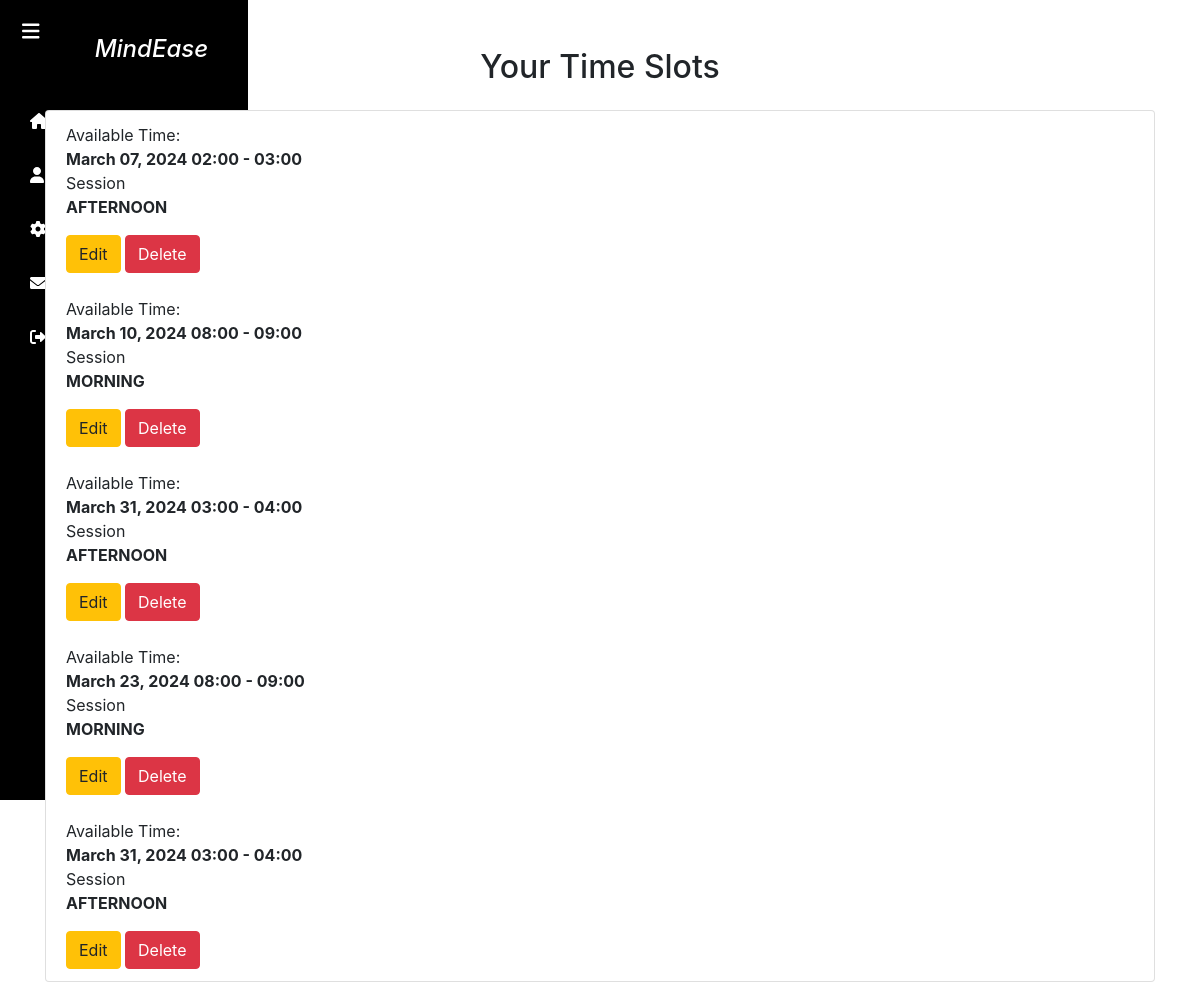
The page /new_view_time_slots/ (signed in) on the database as committed earlier.
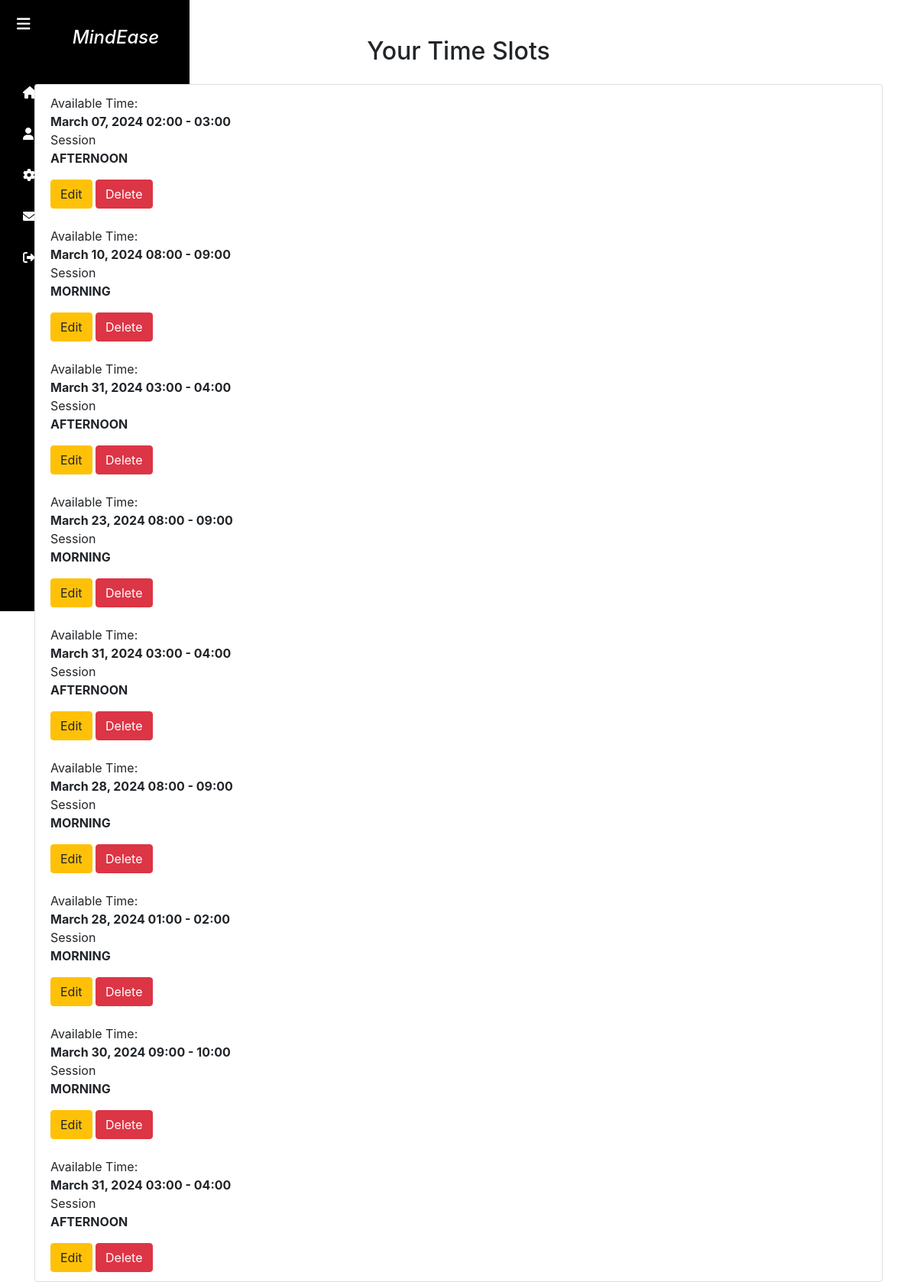
The same page on the database as committed later.
### app1/models.py (models this page shows, shortened)
class TimeSlot(models.Model):
    class SessionType(models.TextChoices):
        MORNING = "MORNING", "Morning Session"
        AFTERNOON = "AFTERNOON", "Afternoon Session"
    TIME_SLOTS = [
        ("8-9", "8:00 AM - 9:00 AM"),
        ("9-10", "9:00 AM - 10:00 AM"),
        ("10-11", "10:00 AM - 11:00 AM"),
        ("12-1", "12:00 PM - 1:00 PM"),
        ("1-2", "1:00 PM - 2:00 PM"),
        ("2-3", "2:00 PM - 3:00 PM"),
        ("3-4", "3:00 PM - 4:00 PM"),
    ]
    therapist = models.ForeignKey(User, on_delete=models.CASCADE, related_name='available_time_slots')
    time_slot = models.CharField(max_length=5, choices=TIME_SLOTS, null=True)
    start_time = models.DateTimeField()
    end_time = models.DateTimeField()
    session_type = models.CharField(max_length=50, choices=SessionType.choices, null=True)
    is_booked = models.BooleanField(default=False)

### app1/views.py (the view)
# urls.py: path('new_view_time_slots/', views.new_view_time_slots, name='new_view_time_slots'),
@login_required
def new_view_time_slots(request):
    if request.user.role != 'THERAPIST':
        return redirect('home')  # Redirect to the home page if the user is not a therapist
    time_slots = TimeSlot.objects.filter(therapist=request.user)
    selected_time_slot_id = request.GET.get('selected_time_slot_id')  # Get the selected time slot ID from the query parameters
    selected_time_slot = None
    if selected_time_slot_id:
        try:
            selected_time_slot = TimeSlot.objects.get(id=selected_time_slot_id, therapist=request.user)
        except TimeSlot.DoesNotExist:
            selected_time_slot = None
    return render(request, 'new_view_time_slots.html', {'time_slots': time_slots, 'selected_time_slot': selected_time_slot})

### templates/new_view_time_slots.html (shortened to what this page needs)
<!DOCTYPE html>
<html lang="en">
<head>
  <link href="https://cdn.jsdelivr.net/npm/bootstrap@5.3.0/dist/css/bootstrap.min.css" rel="stylesheet">
  <link href="https://cdnjs.cloudflare.com/ajax/libs/font-awesome/6.0.0/css/all.min.css" rel="stylesheet">
</head>
<body>
  <div class="wrapper">
    <nav id="sidebar">
      <div class="sidebar-header">
        <strong><i><h3 id="brand">&nbsp;&nbsp;&nbsp;&nbsp;&nbsp;&nbsp;&nbsp;MindEase</h3></i></strong>
      </div>
      <div id="sidebar-content">
        <ul class="list-unstyled components">
          <li>
            <a href="/Tdash" class="sidebar-link">
              <i class="fas fa-home"></i> <span class="sidebar-content-text">Home</span>
            </a>
          </li>
          <li>
            <a href="#" class="sidebar-link">
              <i class="fas fa-user"></i> <span class="sidebar-content-text">Profile</span>
            </a>
          </li>
          <li>
            <a href="#" class="sidebar-link">
              <i class="fas fa-cog"></i> <span class="sidebar-content-text">Settings</span>
            </a>
          </li>
          <li>
            <a href="#" class="sidebar-link">
              <i class="fas fa-envelope"></i> <span class="sidebar-content-text">Messages</span>
            </a>
          </li>
          <li>
            <a href="{% url 'logout' %}" class="sidebar-link">
              <i class="fas fa-sign-out-alt"></i> <span class="sidebar-content-text">Logout</span>
            </a>
          </li>
        </ul>
      </div>
      <button type="button" id="sidebarCollapse" class="btn btn-dark">
        <i class="fas fa-bars"></i>
      </button>
    </nav>
<!DOCTYPE html>
<html lang="en">
<head>
    <link rel="stylesheet" href="https://stackpath.bootstrapcdn.com/bootstrap/4.3.1/css/bootstrap.min.css">
</head>
<body>
    <div class="container mt-5">
        <h2 class="text-center mb-4">Your Time Slots</h2>
        <div class="list-group">
            {% for time_slot in time_slots %}
                <div id="timeSlot{{ time_slot.id }}" class="list-group-item">
                    <div class="time-range-box">Available Time: <br>
                        <strong>{{ time_slot.start_time|date:'F d, Y H:i' }} - {{ time_slot.end_time|date:'H:i' }}</strong>
                    </div>
                    <div class="time-range-box">Session <br> <strong>{{ time_slot.session_type }}</strong></div>
                    <div class="mt-3">
                        <a href="{% url 'edit_time_slot' time_slot.id %}" class="btn btn-warning">Edit</a>
                        <a href="{% url 'delete_time_slot' time_slot.id %}" class="btn btn-danger">Delete</a>
                    </div>
                </div>
            {% endfor %}
        </div>
    </div>
</body>
</html>
</body>
</html>

Rows that differ between the two databases and show on the page:
added TimeSlot: start_time "March 28, 2024 08:00", end_time "09:00", session_type "MORNING"
added TimeSlot: start_time "March 28, 2024 01:00", end_time "02:00", session_type "MORNING"
added TimeSlot: start_time "March 30, 2024 09:00", end_time "10:00", session_type "MORNING"
added TimeSlot: start_time "March 31, 2024 03:00", end_time "04:00", session_type "AFTERNOON"
